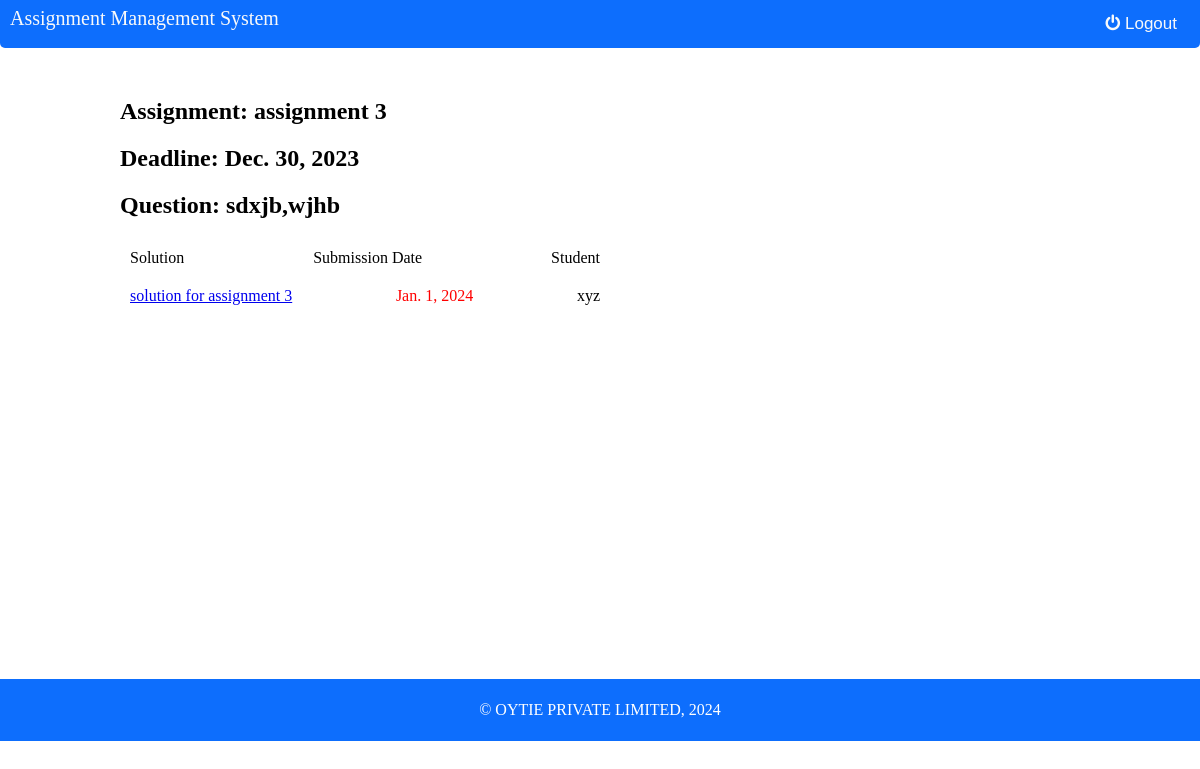
/assignment_response/5, run on the app's committed database.
### service/models.py (models this page shows)
class Assignment(models.Model):
    name=models.CharField(max_length=50)
    batch=models.ForeignKey("Batch", on_delete=models.CASCADE)
    teacher_id=models.ForeignKey("Teacher", on_delete=models.CASCADE)
    questions=models.TextField(max_length=200)
    deadline=models.DateField()

class Solution(models.Model):
    stud_id=models.ForeignKey("Student", on_delete=models.CASCADE)
    assign_id=models.ForeignKey("Assignment", on_delete=models.CASCADE)
    solution=models.TextField(max_length=500)
    points=models.CharField(max_length=20,null=True)
    comment=models.CharField(max_length=80,null=True)
    submission_date=models.DateField()

class Student(models.Model):
    name=models.CharField(max_length=20)
    username=models.CharField(max_length=50)
    address=models.CharField(max_length=80)
    phone=models.CharField(max_length=20)
    email=models.EmailField(max_length = 254)
    batch=models.ForeignKey("Batch", on_delete=models.CASCADE)
    password=models.CharField(max_length=20)

### assignment_management/views.py (the view)
# urls.py: path('assignment_response/<int:id>',views.assignment_response,name="assignment_response"),
def assignment_response(request,id):
    main_list=[]
    assignset=Assignment.objects.filter(id=id)
    for assign in assignset:
        data={"id":assign.id,"name":assign.name,"deadline":assign.deadline,"que":assign.questions}
    result=Solution.objects.filter(assign_id=id)
    for res in result:
        stud_id=res.stud_id
        stud_detail=Student.objects.filter(id=stud_id.id)
        for s in stud_detail:
            stud_name=s.name
        list=[stud_id.id,stud_name,res.solution,res.submission_date]
        main_list.append(list)
    data.update({"details":main_list})
    return render(request,'assignment_response.html',data)

### templates/assignment_response.html (shortened to what this page needs)
<!DOCTYPE html>
<html lang="en">
<head>
  <link rel="stylesheet" href="https://cdnjs.cloudflare.com/ajax/libs/font-awesome/4.7.0/css/font-awesome.min.css">
</head>
<body>
  <nav>
    <h1 id="header">Assignment Management System</h1>
    <div id="nav--right">
      <form action="{%url 'logout'%}">
        <li><button id="logout"><i class="fa fa-power-off"></i>Logout</button></li>
      </form>
    </div>
  </nav>
  <div class="container">
    <h1 >Assignment: {{name}}</h1>
    <h1>Deadline: {{deadline}}</h1>
    <h1>Question: {{que}}</h1>
    <ul>
      <li>
        <div class="sol">Solution</div>
        <div class="submission">Submission Date</div>
        <div class="stud">Student</div>
      </li>
      {% for x in details%}
      <li>
        <a href="/check/{{id}}/{{x.0}}">
          <div>{{x.2}}</div>
        </a>
        <div class="date">{{x.3}}</div>
        <div>{{x.1}}</div>
      </li>
      {% endfor %}
    </ul>
    <br>
    <br>
  </div>
  <footer class="footer">
    <p>&copy; OYTIE PRIVATE LIMITED, 2024</p>
  </footer>
</body>
</html>

### templates/assignment_response.html (style rules this page uses)
* { padding: 0; margin: 0; box-sizing: border-box; }
html, main { width: 100%; height: 100%; position: relative; }
nav { display: flex; justify-content: space-between; background-color: #0d6efd; color: #f8f9fa; width: 100%; height: 6vh; border-radius: 0 0 5px 5px; }
#nav--right { display: flex; align-items: center; gap: 20px; }
.container { width: 80%; margin: 50px auto; text-align: left; }
h1 { font-size: 24px; margin-bottom: 20px; }
#header { margin-left: 10px; margin-right: 10px; list-style: none; margin-top: 7px; font-size: 20px; font-weight: 500; }
ul { list-style: none; padding: 0; margin: 0; }
li { text-align: center; padding: 10px; display: flex; justify-content: space-between; padding-right: 50%; }
#logout { display: flex; color: #f8f9fa; padding: 5px; background-color: transparent; border: none; font-size: 17px; cursor: pointer; margin-right: 18px; }
#logout i { cursor: pointer; margin-right: 5px; }
.date { color: red; }
.footer { background: #0d6efd; width: 100%; padding: 22px 0; margin-top: 41vh; text-align: center; height: fit-content; color: #fff; }
.footer p { display: flex; justify-content: center; align-items: center; text-align: center; }

### data on the page
Assignment: name "assignment 3", deadline "Dec. 30, 2023", questions "sdxjb,wjhb"
Solution: solution "solution for assignment 3", submission_date "Jan. 1, 2024"
Student: name "xyz"
